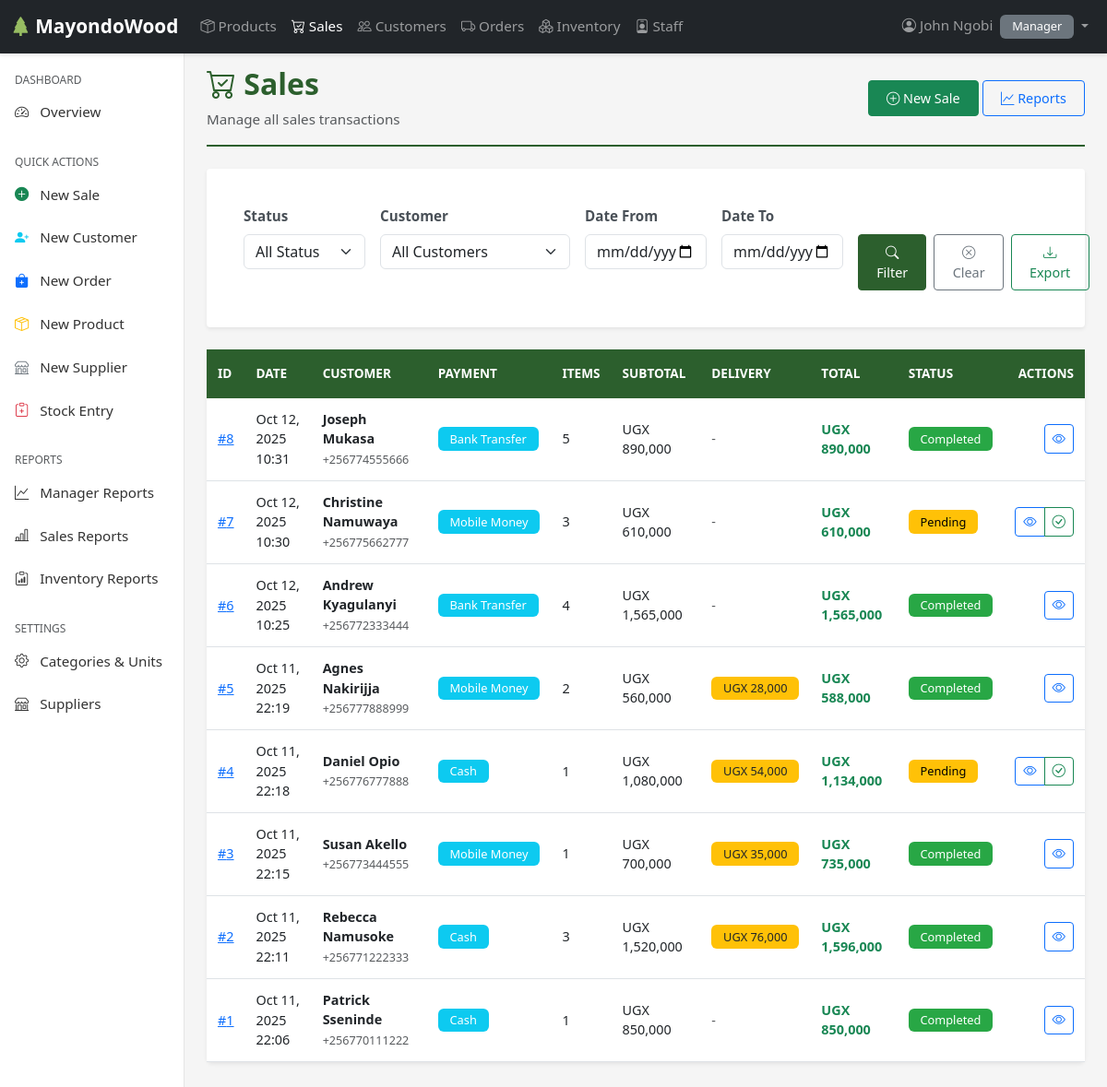
The app's page /sales/ (signed in) with its own data.
### users/models.py (models this page shows, shortened)
class Employee(AbstractUser):
    ROLES = [
        ('SALES', 'Sales'),
        ('INVENTORY', 'Inventory'),
        ('MANAGER', 'Manager'),
    ]
    role = models.CharField(max_length=20, choices=ROLES)
    phone = models.CharField(max_length=15, blank=True, null=True)
    address = models.TextField(blank=True, null=True)
    is_active = models.BooleanField(default=True)
    created_at = models.DateTimeField(auto_now_add=True)
    updated_at = models.DateTimeField(auto_now=True)
    class Meta:
        ordering = ['-date_joined']
        verbose_name = 'Employee'
        verbose_name_plural = 'Employees'

### sales/models.py (models this page shows, shortened)
class Sale(models.Model):
    STATUS_CHOICES = [
        ('PENDING', 'Pending'),
        ('COMPLETED', 'Completed'),
        ('CANCELLED', 'Cancelled'),
    ]
    PAYMENT_METHODS = [
        ('CASH', 'Cash'),
        ('MOBILE_MONEY', 'Mobile Money'),
        ('BANK_TRANSFER', 'Bank Transfer'),
        ('CARD', 'Card Payment'),
    ]
    customer = models.ForeignKey(
        Customer,
        on_delete=models.PROTECT,
        related_name='sales'
    )
    sale_date = models.DateTimeField(auto_now_add=True)
    created_by = models.ForeignKey(
        Employee,
        on_delete=models.SET_NULL,
        null=True,
        related_name='sales_created'
    )
    status = models.CharField(
        max_length=20,
        choices=STATUS_CHOICES,
        default='PENDING'
    )
    payment_method = models.CharField(
        max_length=20,
        choices=PAYMENT_METHODS,
        default='CASH'
    )
    delivery_required = models.BooleanField(
        default=False,
        help_text="Check if customer needs delivery"
    )
    delivery_fee = models.PositiveIntegerField(
        default=0,
        help_text="Automatically calculated as 5% of subtotal if delivery is required (in UGX)"
    )
    notes = models.TextField(blank=True, null=True)
    created_at = models.DateTimeField(auto_now_add=True)
    updated_at = models.DateTimeField(auto_now=True)
    class Meta:
        ordering = ['-sale_date']
        verbose_name = 'Sale'
        verbose_name_plural = 'Sales'
    def calculate_subtotal(self):
        return sum(item.total_price() for item in self.items.all())
    @property
    def subtotal(self):
        return self.calculate_subtotal()
    @property
    def total(self):
        return self.calculate_subtotal() + self.delivery_fee
    @property
    def item_count(self):
        return sum(item.quantity for item in self.items.all())

class Customer(models.Model):
    first_name = models.CharField(max_length=50)
    last_name = models.CharField(max_length=50)
    email = models.EmailField(blank=True, null=True)
    phone = models.CharField(max_length=15, blank=True, null=True)
    address = models.TextField(blank=True, null=True)
    is_active = models.BooleanField(default=True)
    created_at = models.DateTimeField(auto_now_add=True)
    updated_at = models.DateTimeField(auto_now=True)
    class Meta:
        ordering = ['last_name', 'first_name']
        verbose_name = 'Customer'
        verbose_name_plural = 'Customers'
    @property
    def full_name(self):
        return f'{self.first_name} {self.last_name}'

class SaleItem(models.Model):
    sale = models.ForeignKey(
        Sale,
        related_name='items',
        on_delete=models.CASCADE
    )
    product_variant = models.ForeignKey(
        ProductVariant,
        on_delete=models.PROTECT,
        related_name='sale_items'
    )
    quantity = models.PositiveIntegerField(
        validators=[MinValueValidator(1)]
    )
    unit_price = models.PositiveIntegerField(
        validators=[MinValueValidator(1)],
        help_text="Price per unit at time of sale (in UGX)"
    )
    discount_percentage = models.DecimalField(
        max_digits=5,
        decimal_places=2,
        default=Decimal('0.00'),
        validators=[MinValueValidator(Decimal('0.00'))],
        help_text="Discount percentage (0-99.99)"
    )
    created_at = models.DateTimeField(auto_now_add=True)
    updated_at = models.DateTimeField(auto_now=True)
    class Meta:
        ordering = ['sale', 'id']
        verbose_name = 'Sale Item'
        verbose_name_plural = 'Sale Items'
    @property
    def subtotal(self):
        return self.quantity * self.unit_price
    @property
    def discount_amount(self):
        discount = float(self.subtotal) * (float(self.discount_percentage) / 100)
        return int(round(discount))
    def total_price(self):
        return self.subtotal - self.discount_amount

### sales/views.py (the view, shortened to what this page needs)
# urls.py: path('', views.sale_list, name='sale_list'),
@login_required
@user_passes_test(is_sales_or_manager, login_url='users:login')
def sale_list(request):
    status_filter = request.GET.get('status')
    customer_filter = request.GET.get('customer')
    staff_filter = request.GET.get('staff')
    product_filter = request.GET.get('product')
    date_from = request.GET.get('date_from')
    date_to = request.GET.get('date_to')
    export = request.GET.get('export')
    sales = Sale.objects.select_related('customer', 'created_by').prefetch_related('items__product_variant')
    if status_filter:
        sales = sales.filter(status=status_filter)
    if customer_filter:
        sales = sales.filter(customer__id=customer_filter)
    if staff_filter:
        sales = sales.filter(created_by__id=staff_filter)
    if product_filter:
        sales = sales.filter(items__product_variant__id=product_filter)
    if date_from:
        sales = sales.filter(sale_date__gte=date_from)
    if date_to:
        sales = sales.filter(sale_date__lte=date_to)
    paginator = Paginator(sales.order_by('-sale_date'), 15)
    page_number = request.GET.get('page')
    page_obj = paginator.get_page(page_number)
    customers = Customer.objects.filter(is_active=True).order_by('last_name', 'first_name')
    context = {
        'page_obj': page_obj,
        'customers': customers,
        'status_filter': status_filter,
        'customer_filter': customer_filter,
        'date_from': date_from,
        'date_to': date_to,
        'title': 'Sales List',
    }
    return render(request, 'sales/sales_list.html', context)

### sales/templates/sales/sales_list.html (shortened to what this page needs)
{% extends 'base.html' %}
{% load static humanize %}
{% block content %}
<div class="page-header">
    <div class="d-flex justify-content-between align-items-center">
        <div>
            <h1><i class="bi bi-cart-check"></i> Sales</h1>
            <p class="text-muted mb-0">Manage all sales transactions</p>
        </div>
        <div>
            <a href="{% url 'sales:create_sale' %}" class="btn btn-success">
                <i class="bi bi-plus-circle"></i> New Sale
            </a>
            <a href="{% url 'sales:reports' %}" class="btn btn-outline-primary">
                <i class="bi bi-graph-up"></i> Reports
            </a>
        </div>
    </div>
</div>
<div class="card filter-section mb-4">
    <div class="card-body">
        <form method="get" class="row g-3">
            <div class="col-md-2">
                <label class="form-label">Status</label>
                <select class="form-select" name="status">
                    <option value="">All Status</option>
                </select>
            </div>
            <div class="col-md-3">
                <label class="form-label">Customer</label>
                <select class="form-select" name="customer">
                    <option value="">All Customers</option>
                </select>
            </div>
            <div class="col-md-2">
                <label class="form-label">Date From</label>
                <input type="date" class="form-control" name="date_from" value="{{ date_from }}">
            </div>
            <div class="col-md-2">
                <label class="form-label">Date To</label>
                <input type="date" class="form-control" name="date_to" value="{{ date_to }}">
            </div>
            <div class="col-md-3">
                <label class="form-label">&nbsp;</label>
                <div class="d-grid gap-2 d-md-flex">
                    <button type="submit" class="btn btn-primary">
                        <i class="bi bi-search"></i> Filter
                    </button>
                    <a href="{% url 'sales:sale_list' %}" class="btn btn-outline-secondary">
                        <i class="bi bi-x-circle"></i> Clear
                    </a>
                    <a href="?export=csv" class="btn btn-outline-success">
                        <i class="bi bi-download"></i> Export
                    </a>
                </div>
            </div>
        </form>
    </div>
</div>
<div class="card">
    <div class="card-body p-0">
        {% if page_obj %}
        <div class="table-responsive">
            <table class="table table-hover mb-0">
                <thead>
                    <tr>
                        <th>ID</th>
                        <th>Date</th>
                        <th>Customer</th>
                        <th>Payment</th>
                        <th>Items</th>
                        <th>Subtotal</th>
                        <th>Delivery</th>
                        <th>Total</th>
                        <th>Status</th>
                        <th class="text-end">Actions</th>
                    </tr>
                </thead>
                <tbody>
                    {% for sale in page_obj %}
                    <tr>
                        <td><a href="{% url 'sales:sale_detail' sale.pk %}">#{{ sale.id }}</a></td>
                        <td>{{ sale.sale_date|date:"M d, Y H:i" }}</td>
                        <td>
                            <strong>{{ sale.customer.full_name }}</strong><br>
                            <small class="text-muted">{{ sale.customer.phone|default:sale.customer.email }}</small>
                        </td>
                        <td>
                            <span class="badge bg-info">{{ sale.get_payment_method_display }}</span>
                        </td>
                        <td>{{ sale.item_count }}</td>
                        <td>UGX {{ sale.subtotal|floatformat:0|intcomma }}</td>
                        <td>
                            {% if sale.delivery_required %}
                                <span class="badge bg-warning text-dark">UGX {{ sale.delivery_fee|floatformat:0|intcomma }}</span>
                            {% else %}
                                <span class="text-muted">-</span>
                            {% endif %}
                        </td>
                        <td><strong class="text-success">UGX {{ sale.total|floatformat:0|intcomma }}</strong></td>
                        <td>
                            <span class="badge badge-{{ sale.status|lower }}">
                                {{ sale.get_status_display }}
                            </span>
                        </td>
                        <td class="text-end">
                            <div class="btn-group btn-group-sm">
                                <a href="{% url 'sales:sale_detail' sale.pk %}"
                                   class="btn btn-outline-primary" title="View">
                                    <i class="bi bi-eye"></i>
                                </a>
                                {% if sale.status == 'PENDING' %}
                                <a href="{% url 'sales:complete_sale' sale.pk %}"
                                   class="btn btn-outline-success" title="Complete">
                                    <i class="bi bi-check-circle"></i>
                                </a>
                                {% endif %}
                            </div>
                        </td>
                    </tr>
                    {% endfor %}
                </tbody>
            </table>
        </div>
        {% endif %}
    </div>
</div>
{% endblock %}

### templates/includes/navbar.html (shortened to what this page needs)
{% load static %}
<nav class="navbar navbar-expand-lg navbar-dark bg-dark fixed-top">
    <div class="container-fluid">
        <a class="navbar-brand" href="{% url 'users:dashboard' %}">
            <i class="bi bi-tree-fill"></i> MayondoWood
        </a>
        <div class="collapse navbar-collapse" id="navbarNav">
            <ul class="navbar-nav me-auto">
                <li class="nav-item">
                    <a class="nav-link {% if request.resolver_match.url_name == 'product_list' %}active{% endif %}"
                       href="{% url 'products:product_list' %}">
                        <i class="bi bi-box-seam"></i> Products
                    </a>
                </li>
                {% if user.role in 'MANAGER,SALES' %}
                <li class="nav-item">
                    <a class="nav-link {% if 'sales' in request.path %}active{% endif %}"
                       href="{% url 'sales:sale_list' %}">
                        <i class="bi bi-cart-check"></i> Sales
                    </a>
                </li>
                <li class="nav-item">
                    <a class="nav-link {% if 'customer' in request.path %}active{% endif %}"
                       href="{% url 'sales:customer_list' %}">
                        <i class="bi bi-people"></i> Customers
                    </a>
                </li>
                {% endif %}
                {% if user.role in 'MANAGER,INVENTORY' %}
                <li class="nav-item">
                    <a class="nav-link {% if 'orders' in request.path %}active{% endif %}"
                       href="{% url 'orders:order_list' %}">
                        <i class="bi bi-truck"></i> Orders
                    </a>
                </li>
                <li class="nav-item">
                    <a class="nav-link {% if 'inventory' in request.path %}active{% endif %}"
                       href="{% url 'inventory:stock_list' %}">
                        <i class="bi bi-boxes"></i> Inventory
                    </a>
                </li>
                {% endif %}
                {% if user.role == 'MANAGER' %}
                <li class="nav-item">
                    <a class="nav-link {% if 'staff' in request.path %}active{% endif %}"
                       href="{% url 'users:staff_list' %}">
                        <i class="bi bi-person-badge"></i> Staff
                    </a>
                </li>
                {% endif %}
            </ul>
            <ul class="navbar-nav">
                <li class="nav-item dropdown">
                    <a class="nav-link dropdown-toggle" href="#" id="userDropdown" role="button"
                       data-bs-toggle="dropdown" aria-expanded="false">
                        <i class="bi bi-person-circle"></i> {{ user.get_full_name|default:user.username }}
                        <span class="badge bg-secondary ms-1">{{ user.get_role_display }}</span>
                    </a>
                </li>
            </ul>
        </div>
    </div>
</nav>

### records on screen
Employee: get_full_name "John Ngobi", role "Manager"
Sale: id "8", sale_date "Oct 12, 2025 10:31", customer.full_name "Joseph Mukasa", customer.phone "+256774555666", payment_method "Bank Transfer", item_count "5", subtotal "890,000", total "890,000", status "Completed"
Sale: id "7", sale_date "Oct 12, 2025 10:30", customer.full_name "Christine Namuwaya", customer.phone "+256775662777", payment_method "Mobile Money", item_count "3", subtotal "610,000", total "610,000", status "Pending"
Sale: id "6", sale_date "Oct 12, 2025 10:25", customer.full_name "Andrew Kyagulanyi", customer.phone "+256772333444", payment_method "Bank Transfer", item_count "4", subtotal "1,565,000", total "1,565,000", status "Completed"
Sale: id "5", sale_date "Oct 11, 2025 22:19", customer.full_name "Agnes Nakirijja", customer.phone "+256777888999", payment_method "Mobile Money", item_count "2", subtotal "560,000", delivery_fee "28,000", total "588,000", status "Completed"
Sale: id "4", sale_date "Oct 11, 2025 22:18", customer.full_name "Daniel Opio", customer.phone "+256776777888", payment_method "Cash", item_count "1", subtotal "1,080,000", delivery_fee "54,000", total "1,134,000", status "Pending"
Sale: id "3", sale_date "Oct 11, 2025 22:15", customer.full_name "Susan Akello", customer.phone "+256773444555", payment_method "Mobile Money", item_count "1", subtotal "700,000", delivery_fee "35,000", total "735,000", status "Completed"
Sale: id "2", sale_date "Oct 11, 2025 22:11", customer.full_name "Rebecca Namusoke", customer.phone "+256771222333", payment_method "Cash", item_count "3", subtotal "1,520,000", delivery_fee "76,000", total "1,596,000", status "Completed"
Sale: id "1", sale_date "Oct 11, 2025 22:06", customer.full_name "Patrick Sseninde", customer.phone "+256770111222", payment_method "Cash", item_count "1", subtotal "850,000", total "850,000", status "Completed"
